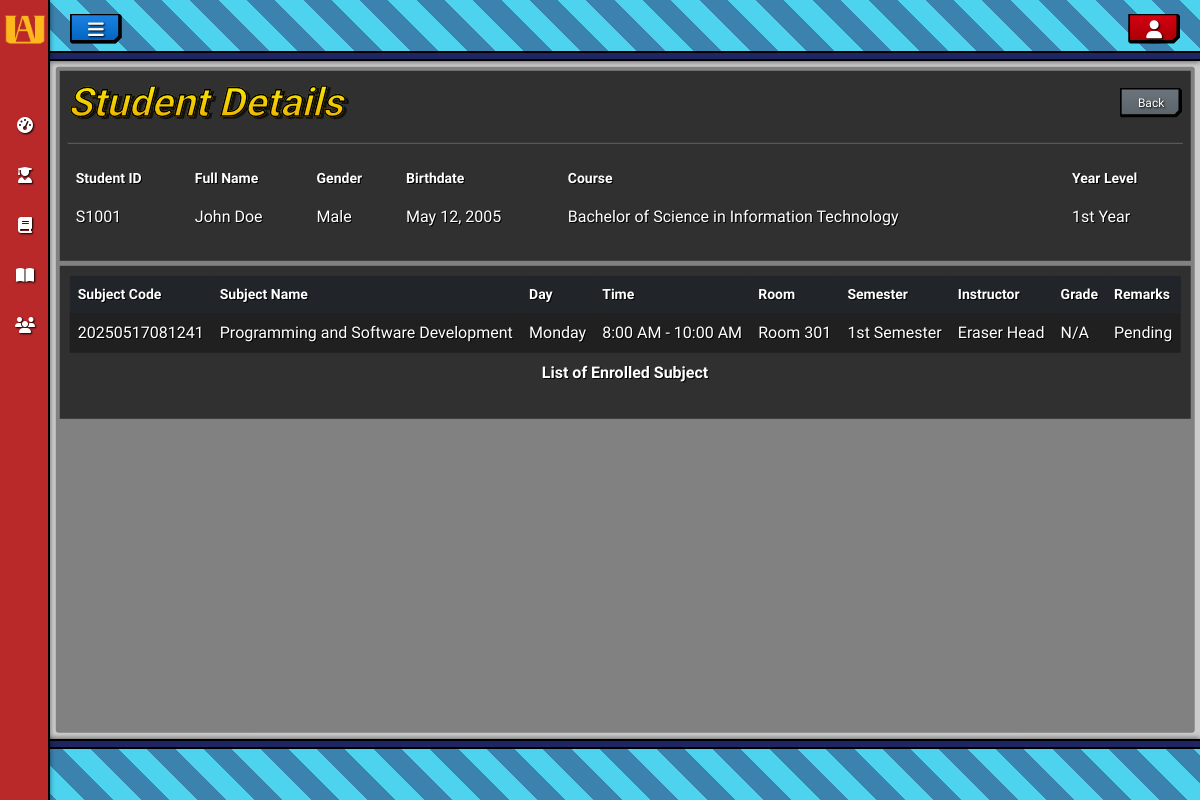
Screenshot of /app/views/student_management/show.php?id=26 (signed in) with the database file from the repository.
### tables this page shows
CREATE TABLE `students` (
  `id` int NOT NULL,
  `student_id` varchar(20) NOT NULL,
  `name` varchar(100) NOT NULL,
  `gender` varchar(20) NOT NULL,
  `birthdate` date NOT NULL,
  `course_id` int NOT NULL,
  `year_level` tinyint NOT NULL,
  `status` varchar(20) NOT NULL,
  `created_at` timestamp NOT NULL DEFAULT CURRENT_TIMESTAMP,
  `updated_at` timestamp NULL DEFAULT NULL ON UPDATE CURRENT_TIMESTAMP
);

CREATE TABLE `courses` (
  `id` int NOT NULL,
  `code` varchar(20) NOT NULL,
  `name` varchar(100) NOT NULL,
  `created_at` timestamp NOT NULL DEFAULT CURRENT_TIMESTAMP,
  `updated_at` timestamp NULL DEFAULT NULL ON UPDATE CURRENT_TIMESTAMP
);

CREATE TABLE `subjects` (
  `id` int NOT NULL,
  `code` varchar(20) NOT NULL,
  `catalog_no` varchar(20) NOT NULL,
  `name` varchar(100) NOT NULL,
  `day` varchar(10) NOT NULL,
  `time` varchar(20) NOT NULL,
  `room` varchar(20) NOT NULL,
  `course_id` int NOT NULL,
  `semester` tinyint NOT NULL,
  `year_level` tinyint NOT NULL,
  `instructor_id` int NOT NULL,
  `created_at` timestamp NOT NULL DEFAULT CURRENT_TIMESTAMP,
  `updated_at` timestamp NULL DEFAULT NULL ON UPDATE CURRENT_TIMESTAMP
);

CREATE TABLE `users` (
  `id` int NOT NULL,
  `name` varchar(100) NOT NULL,
  `email` varchar(100) NOT NULL,
  `password` varchar(255) NOT NULL,
  `role` varchar(20) NOT NULL,
  `status` varchar(20) NOT NULL,
  `created_at` timestamp NOT NULL DEFAULT CURRENT_TIMESTAMP,
  `updated_at` timestamp NULL DEFAULT NULL ON UPDATE CURRENT_TIMESTAMP,
  `designation` int NOT NULL DEFAULT '1'
);

### app/models/Model.php (called while the page is built, shortened)
<?php
class Model{
    protected static $conn;
    protected static $table;
    public static function setConnection($conn){
        self::$conn = $conn;
    }
    protected static function find($id){
        try{
            $sql = "SELECT * from " . static::$table . " WHERE id = :id";
            $stmt = self::$conn->prepare($sql);
            $stmt->bindParam(':id', $id);
            $stmt->execute();
            $row =  $stmt->fetch();
            if(empty($row)){
                return null;
            }
            else{
                return count($row) > 0 ? $row : null;
            }
        }
        catch(PDOException $e){
            die("Query failed: " . $e->getMessage());
        }
    }
    protected function belongsToMany($relatedClass, $pivotTable, $foreignKey, $relatedKey){
        try{
            $relatedTable = $relatedClass::$table;
            $sql = "SELECT rt.* FROM $relatedTable rt INNER JOIN $pivotTable pt ON rt.id = pt.$relatedKey WHERE pt.$foreignKey = :id";
            $stmt = self::$conn->prepare($sql);
            $stmt->bindValue(':id', $this->id);
            $stmt->execute();
            $rows = $stmt->fetchAll();
            return $rows ? array_map(fn($row) => new $relatedClass($row), $rows) : null;
        }
        catch(PDOException $e){
            die("Query failed: " . $e->getMessage());
        }
    }
}

### app/models/Student.php (called while the page is built, shortened)
<?php
require_once 'Model.php';
require_once 'Course.php';
require_once 'User.php';
require_once 'Subject.php';
class Student extends Model{
    public $course_id;
    public static function find($id){
        $result = parent::find($id);
        return $result
            ? new self($result)
            : null;
    }
    public function subjects() {
        return $this->belongsToMany(Subject::class, 'subject_enrollments', 'student_id', 'subject_id');
    }
    public function course() {
        $results = Course::find($this->course_id);
        return $results ?? null;
    }
}

### app/models/Course.php (called while the page is built, shortened)
<?php
require_once 'Model.php';
require_once 'Student.php';
class Course extends Model{
    public static function find($id){
        $result = parent::find($id);
        return $result
            ? new self($result)
            : null;
    }
}

### app/models/User.php (called while the page is built, shortened)
<?php
require_once 'Model.php';
require_once 'Subject.php';
class User extends Model{
    public static function find($id){
        $result = parent::find($id);
        return $result
            ? new self($result)
            : null;
    }
}

### app/models/Subject.php (called while the page is built, shortened)
<?php
require_once 'Model.php';
require_once 'Course.php';
require_once 'User.php';
require_once 'Student.php';
class Subject extends Model{
    public $instructor_id;
    public function instructor(){
        $results = User::find($this->instructor_id);
        return $results ?? null;
    }
}

### app/views/student_management/show.php (the view, shortened to what this page needs)
<?php
require_once '../../models/Student.php';
require_once '../../models/Grade.php';
require_once '../../models/Course.php';
require_once '../../models/Subject.php';
include '../layout/header.php';
$studentId = intval($_GET['id']);
$student = Student::find($studentId);
?>
<div class="full-screen-bg">
    <div class = "container">
        <div class="bg index-bg">
            <div class="list-details">
                <div class="main-title d-flex align-items-center">
                    <h1 class = "text mb-0" data-text = "Student Details">Student Details</h1>
                    <a href = "index.php" class = "btn btn-secondary ms-auto">Back</a>
                </div>
                <hr>
                <table class = "table">
                    <thead>
                        <tr>
                            <th>Student ID</th>
                            <th>Full Name</th>
                            <th>Gender</th>
                            <th>Birthdate</th>
                            <th>Course</th>
                            <th>Year Level</th>
                        </tr>
                    </thead>
                    <tbody>
                        <tr>
                            <td><?= htmlspecialchars($student->student_id) ?></td>
                            <td><?= htmlspecialchars($student->name) ?></td>
                            <td><?= htmlspecialchars($student->gender) ?></td>
                            <td><?= date('F j, Y', strtotime($student->birthdate)) ?></td>
                            <td>
                                <?php
                                    $course = $student->course();
                                    echo htmlspecialchars($course->name);
                                ?>
                            </td>
                            <td>
                                <?php
                                    if ($student->year_level == 1) {
                                        echo '1st Year';
                                    } elseif ($student->year_level == 2) {
                                        echo '2nd Year';
                                    } elseif ($student->year_level == 3) {
                                        echo '3rd Year';
                                    } elseif ($student->year_level == 4) {
                                        echo '4th Year';
                                    } else {
                                        echo 'N/A';
                                    }
                                ?>
                            </td>
                        </tr>
                    </tbody>
                </table>
            </div>
            <div class="list-table">
                <table id = "listsTable" class="table table-striped">
                    <thead class="table-light">
                        <tr class="table-dark">
                            <th>Subject Code</th>
                            <th>Subject Name</th>
                            <th>Day</th>
                            <th>Time</th>
                            <th>Room</th>
                            <th>Semester</th>
                            <th>Instructor</th>
                            <th>Grade</th>
                            <th>Remarks</th>
                        </tr>
                    </thead>
                    <tbody>
                        <?php
                            $enrolledSubjects = $student->subjects();
                            if (empty($enrolledSubjects)) {
                            } else {
                                foreach ($enrolledSubjects as $subject):
                                    $grade = 'N/A';
                                    $remarks = 'Pending';
                        ?>
                        <tr>
                            <td><?= htmlspecialchars($subject->code) ?></td>
                            <td><?= htmlspecialchars($subject->name) ?></td>
                            <td><?= htmlspecialchars($subject->day) ?></td>
                            <td><?= htmlspecialchars($subject->time) ?></td>
                            <td><?= htmlspecialchars($subject->room) ?></td>
                            <td>
                                <?php
                                    if($subject->semester == 1){
                                        echo '1st Semester';
                                    } elseif($subject->semester == 2){
                                        echo '2nd Semester';
                                    }
                                ?>
                            </td>
                            <td>
                                <?php
                                    $instructor = $subject->instructor();
                                    if($instructor){
                                        echo htmlspecialchars($instructor->name);
                                    } else {
                                        echo 'N/A';
                                    }
                                ?>
                            </td>
                            <td><?= htmlspecialchars($grade) ?></td>
                            <td><?= htmlspecialchars($remarks) ?></td>
                        </tr>
                        <?php
                                endforeach;
                            }
                        ?>
                    </tbody>
                    <tfoot>
                        <tr>
                            <td colspan="9" class="text-center"><strong>List of Enrolled Subject</strong></td>
                        </tr>
                    </tfoot>
                </table>
            </div>
        </div>
    </div>
</div>
<?php include '../layout/footer.php'; ?>

### assets/css/style.css (style rules this page uses)
.btn { font-size: 12px; font-family: 'Quantico', sans-serif; }
.full-screen-bg { position: relative; }
.bg.index-bg { animation: fade-in 1.0s ease-in-out; background-color: #0000005d !important; padding: 4px; width: 99%; max-width: inherit; height: 100%; max-height: 98%; z-index: 0; border-radius: 3px; position: absolute; left: 50%; top: 50%; transform: translate(-50%, -50%); overflow: hidden; }
.list-details { background-color:rgba(24, 24, 24, 0.774); padding: 8px; margin-bottom: 5px; color: white; }
table.table thead th, table.table tbody td, table.table tfoot td { color: white; font-family: 'Quantico', sans-serif; text-shadow: 1px 1px 0 black; border: none; }
table.table thead th { font-size: 14px; }
.list-table { background-color:rgba(24, 24, 24, 0.774); padding: 10px; margin-bottom: 10px; color: white; text-shadow: 1px 1px 0 black; }
html, body { overflow-y: hidden; }
body { background-image: linear-gradient(rgba(0, 0, 0, 0.2), rgba(0, 0, 0, 0.2)), url('../picture/ua_background.png') !important; background-size: cover; background-repeat: no-repeat; background-attachment: fixed; background-position: center; }
.list-details h1.text, .form-bg h1.text { position: relative; font-family: 'Bungee', sans-serif; padding-right: 10px; font-style: italic; font-weight: 800; background: linear-gradient(to bottom, #fbf200, #e9a604); -webkit-background-clip: text; background-clip: text; -webkit-text-fill-color: transparent; -webkit-text-stroke: 1.5px rgb(0, 0, 0); font-size: 40px; white-space: nowrap; display: inline-block; }
.list-details h1.text::before, .form-bg h1.text::before { content: attr(data-text); position: absolute; inset: 0; color: black; z-index: -1; top: 2px; left: 3px; -webkit-text-fill-color: black; white-space: nowrap; }
#listsTable tbody tr:nth-of-type(odd), #subjectsTable tbody tr:nth-of-type(odd), #usersTable tbody tr:nth-of-type(odd) { background-color:rgba(0, 0, 0, 0.295); }
.btn { --border-color: black; --border-width: 0.30em; --edge-size: 0.5em; text-shadow: 1px 1px 2px black; cursor: pointer; background: var(--background-color); padding: 0.5em 1.5em; border: 0; position: relative; isolation: isolate; display: inline-grid; place-content: center; clip-path: polygon( 0 0%, calc(100% - 0.2em) 0%, 100% 0.2em, 100% calc(100% - var(--edge-size)), calc(100% - var(--edge-size)) 100%, 0.15em 100%, 0% calc(100% - 0.15em), 0% 0 ); transition: color 250ms; }
.btn-secondary { --background-color: linear-gradient(to bottom, #6c757d, #5a6268); }
.btn::before { content: ""; position: absolute; inset: 0; background: var(--border-color); z-index: -2; }
.btn::after { content: ""; position: absolute; inset: 0; background: var(--background-color); z-index: -1; clip-path: polygon( 0.15em calc(0.15em), calc(0.15em) 0.15em, calc(100% - var(--border-width)) 0.15em, calc(100% - var(--border-width)) calc(100% - calc(var(--edge-size) + var(--border-width) * 0.5)), calc(100% - calc(var(--edge-size) + var(--border-width) * 0.5)) calc(100% - var(--border-width)), calc(0.15em) calc(100% - var(--border-width)) ); transition: clip-path 500ms; }
.main-title { position: relative; }

### rows the page displays
students: student "S1001", name "John Doe", gender "Male", birthdate "May 12, 2005"
courses: name "Bachelor of Science in Information Technology"
subjects: code "20250517081241", name "Programming and Software Development", day "Monday", time "8:00 AM - 10:00 AM", room "Room 301", semester "1st Semester", instructor.name "Eraser Head", grade "N/A", remarks "Pending"
